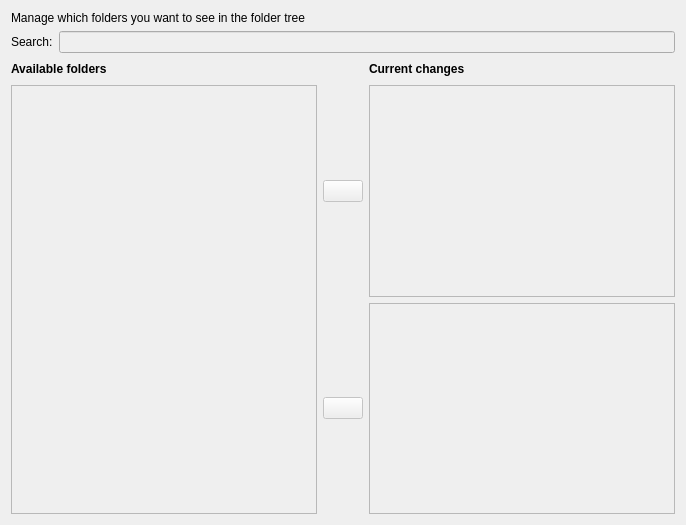
<ui version="4.0" >
 <author>Volker Krause &lt;vkrause@kde.org></author>
 <class>SubscriptionDialog</class>
 <widget class="QWidget" name="SubscriptionDialog" >
  <property name="geometry" >
   <rect>
    <x>0</x>
    <y>0</y>
    <width>686</width>
    <height>525</height>
   </rect>
  </property>
  <layout class="QGridLayout" >
   <item row="0" column="0" colspan="5" >
    <widget class="QLabel" name="label" >
     <property name="text" >
      <string>Manage which folders you want to see in the folder tree</string>
     </property>
    </widget>
   </item>
   <item row="1" column="0" colspan="5" >
    <layout class="QHBoxLayout" >
     <item>
      <widget class="QLabel" name="label_4" >
       <property name="text" >
        <string>Search:</string>
       </property>
       <property name="buddy" >
        <cstring>klineedit</cstring>
       </property>
      </widget>
     </item>
     <item>
      <widget class="KLineEdit" name="klineedit" >
       <property name="enabled" >
        <bool>false</bool>
       </property>
       <property name="clickMessage" >
        <string>TODO</string>
       </property>
       <property name="showClearButton" stdset="0" >
        <bool>true</bool>
       </property>
      </widget>
     </item>
    </layout>
   </item>
   <item row="2" column="0" >
    <widget class="QLabel" name="label_2" >
     <property name="text" >
      <string>&lt;b>Available folders&lt;/b></string>
     </property>
    </widget>
   </item>
   <item row="2" column="1" >
    <spacer>
     <property name="orientation" >
      <enum>Qt::Horizontal</enum>
     </property>
     <property name="sizeHint" >
      <size>
       <width>151</width>
       <height>20</height>
      </size>
     </property>
    </spacer>
   </item>
   <item row="2" column="3" >
    <widget class="QLabel" name="label_3" >
     <property name="text" >
      <string>&lt;b>Current changes&lt;/b></string>
     </property>
    </widget>
   </item>
   <item row="2" column="4" >
    <spacer>
     <property name="orientation" >
      <enum>Qt::Horizontal</enum>
     </property>
     <property name="sizeHint" >
      <size>
       <width>151</width>
       <height>20</height>
      </size>
     </property>
    </spacer>
   </item>
   <item rowspan="2" row="3" column="0" colspan="2" >
    <widget class="QTreeView" name="collectionView" >
     <property name="enabled" >
      <bool>false</bool>
     </property>
     <property name="editTriggers" >
      <set>QAbstractItemView::NoEditTriggers</set>
     </property>
    </widget>
   </item>
   <item row="3" column="2" >
    <widget class="KPushButton" name="subscribeButton" >
     <property name="enabled" >
      <bool>false</bool>
     </property>
     <property name="toolTip" >
      <string>Subscribe to selected folder</string>
     </property>
    </widget>
   </item>
   <item row="3" column="3" colspan="2" >
    <widget class="QTreeView" name="subscribeView" >
     <property name="enabled" >
      <bool>false</bool>
     </property>
     <property name="editTriggers" >
      <set>QAbstractItemView::NoEditTriggers</set>
     </property>
     <property name="rootIsDecorated" >
      <bool>false</bool>
     </property>
    </widget>
   </item>
   <item row="4" column="2" >
    <widget class="KPushButton" name="unsubscribeButton" >
     <property name="enabled" >
      <bool>false</bool>
     </property>
     <property name="toolTip" >
      <string>Unsubscribe from selected folder</string>
     </property>
    </widget>
   </item>
   <item row="4" column="3" colspan="2" >
    <widget class="QTreeView" name="unsubscribeView" >
     <property name="enabled" >
      <bool>false</bool>
     </property>
     <property name="editTriggers" >
      <set>QAbstractItemView::NoEditTriggers</set>
     </property>
     <property name="rootIsDecorated" >
      <bool>false</bool>
     </property>
    </widget>
   </item>
  </layout>
 </widget>
 <customwidgets>
  <customwidget>
   <class>KLineEdit</class>
   <extends>QLineEdit</extends>
   <header>klineedit.h</header>
  </customwidget>
  <customwidget>
   <class>KPushButton</class>
   <extends>QPushButton</extends>
   <header>kpushbutton.h</header>
  </customwidget>
 </customwidgets>
 <includes/>
 <resources/>
 <connections/>
</ui>
